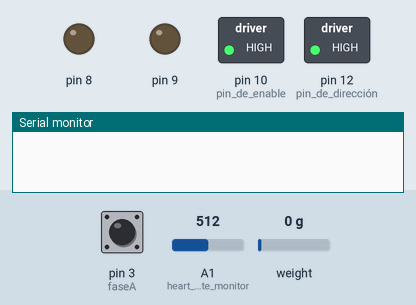
Recording of a sketch running on a simulated Arduino Uno, built with avr-gcc and run on an emulated ATmega328P. On the bench: switched loads named in the sketch (green lamp = pin HIGH), output pins drawn as LEDs (lit = HIGH), the last lines printed to the serial monitor. Inputs (shaded band) come from the test bench; at power-on: A1 (heart_rate_monitor) = 512, pin 3 (faseA) HIGH, weight on the scale 0 g. Pins used as bus, display or sensor lines are not drawn.

Above: at 0.1 s.
At 43.7 s:
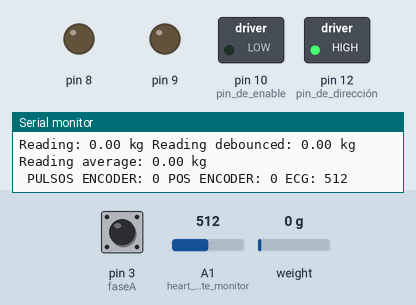
43.8 s: A1 (heart_rate_monitor) set to 11
At 46.4 s:
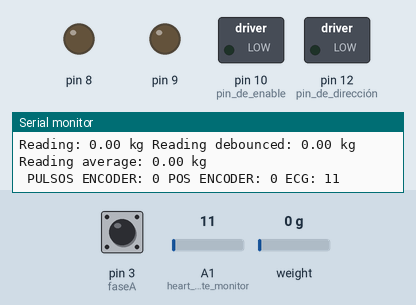
65.8 s: A1 (heart_rate_monitor) set to 8
Timing chart, 0 to 93.0 s (numbered marks = the images above; inputs shaded):
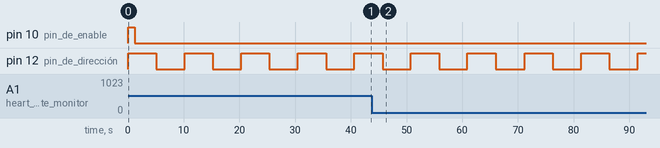

The sketch:

codigo_capstone.ino.ino
```cpp
#include "HX711.h"
#include <PID_v1.h>
HX711 scale;


float FRECUENCIA = 0.1; // 1 Hz default


float units;

int t = 400; // hardcodeado para microsteps, es el ancho de pulso, 640 es para /32 microstep
int max_1cm = 600/3; //200, son steps para una vuelta
int max_5cm = 5*600/3; //200*5 son steps para cinco vueltas

// 200 steps para 360 grados
// 360 grados hacen una vuelta, que en el tornillo es 0.6 cm
//

// DEFINICIONES DE SETUP
const int heartPin = A1;
const int scale_clk = 18;
const int scale_data = 19;
int calibratee = 0;
double gap = 0;

double TARGET_FREQ_STEPS = FRECUENCIA*2*max_1cm; // Steps por segundo para completar 1 compresion

// SENSOR: ECG
int heartValue = 0; // medicion analogica del sensor biometrico
//volatile int fasea = 0;
//volatile int faseb = 0;

// SENSOR: ENCODER
const int faseA = 3; // fase A encoder
const int faseB = 2; // fase B encoder
long zero_factor = 0; // offset de peso de fábrica para el sensor de peso
volatile int encoder = 0; // valor final del encoder en este ciclo (pulsos)
int last_encoder = 0;
int lastencoder = 0; // para guardar el pulso anterior de encoder en medio de las compresiones
int aState; // medicion actual encoder
int aLastState; // medicion encoder del ciclo anterior
int fasB = 0;
int steps = 0; //steps reales del motor
int degree = 0; // angulo del motor
int fasea = 0;
int faseb = 0;
int pulses = 0;
int last_pulse = 0;
int pulses_per_step = 0;
int revoluciones = 0;
int fin_carrera = 0;
double delta_encoder = 0;
int start_encoder = 0; //se debe guardar el step del encoder para saber cuando se avanza al siguiente
int zero_steps = 0; // da la posicion de comienzo del encoder en steps para contar hasta l y llegar a los 5 cm
int SENTIDO = 0;


 // SENSOR: CELDAS DE CARGA
float calibration_factor = 45020; //-7050 worked for my 440lb max scale setup
float last_weight = 0;
float last_acum = 0;
float weight_bounce = 0;
float last_weight_bounce = 0;
float weight = 0;
int setupit = 0;
int tick = 1;
float acum_weight = 0;
float working_weight = 0;

unsigned int count;                                       // Rising edge count of LED state
unsigned int lastDebounceTime;
unsigned int debounceDelay;                               // Delay time
int aux_pulsos = 0;
int aux_encoder = 0;


//CONTROL: PID
double t_delay = 1;
double next_freq = 0;
double frequency = 0;
double elapsed = 0;
int pid_tick = 0;
int saved_encoder = 600;
double factor_delta = (200/saved_encoder);

//Define Variables we'll be connecting to
double Setpoint = TARGET_FREQ_STEPS; // avanzar 1 step por check del encoder
double Input, Output;
unsigned long start_time = micros();

//Define the aggressive and conservative Tuning Parameters
double aggKp=4000, aggKi=200, aggKd=1000; // aggKp=4, aggKi=0.2, aggKd=1;
double consKp=1000, consKi=50, consKd=500;

//Specify the links and initial tuning parameters
PID cprPID(&frequency, &next_freq, &Setpoint, consKp, consKi, consKd, DIRECT); // se controla la frecuencia modificando el tiempo OFF de cada step

// EXECUTION MEASUREMENTS
double exec_start = 0;


void setup() {
  // put your setup code here, to run once:

  pinMode(A1, INPUT); // heart rate monitor
  pinMode(2, INPUT); // encoder A
  pinMode(3, INPUT); // encoder B
  pinMode(scale_clk, INPUT); // CLK HX711
  pinMode(scale_data, INPUT); // Data HX711

  pinMode(faseB, INPUT_PULLUP);
  pinMode(3, INPUT_PULLUP);
  attachInterrupt(digitalPinToInterrupt(faseA), encoder_read, CHANGE);

  pinMode(scale_clk, INPUT_PULLUP);
  //attachInterrupt(digitalPinToInterrupt(faseA), loop_helper, CHANGE);

  pinMode(13, OUTPUT); //pin de steps
  pinMode(12, OUTPUT); //pin de dirección
  //pinMode(11, OUTPUT);
  pinMode(10, OUTPUT); //pin de enable (0 V es enable, 5 V es disable)
  pinMode(9, OUTPUT);
  pinMode(8, OUTPUT);

  digitalWrite(13, HIGH);
  digitalWrite(12, HIGH);
  //digitalWrite(11, HIGH);
  digitalWrite(10, HIGH);
  digitalWrite(9, LOW);
  digitalWrite(8, LOW);

  Serial.begin(115200);
  aLastState = digitalRead(faseA);

  scale.begin(scale_data, scale_clk);
  scale.set_scale(calibration_factor); //This value is obtained by using the SparkFun_HX711_Calibration sketch
  scale.tare(); //Assuming there is no weight on the scale at start up, reset the scale to 0

  calibratee = 1;
  Serial.println("Readings:");

  //turn the PID on
  cprPID.SetMode(AUTOMATIC);
  cprPID.SetOutputLimits(100000, 1000000); //500000 porque es el valor que da 1 us de delay mínimo OFF

  count = 0;
  lastDebounceTime = 0;
  debounceDelay = 50;
  last_encoder = pulses;
}

void read_weight(){
  weight_bounce = scale.get_units()*0.453592;

// ---------------------- DEBOUNCE ----------------------
  if (abs(weight_bounce - last_weight_bounce)<= 0.1) {

    lastDebounceTime = millis();
    // every time the button state changes, get the time of that change
  }

  if ((millis() - lastDebounceTime) > debounceDelay) {

  /*
  *if the difference between the last time the button changed is greater
          *than the delay period, it is safe to say
          *the button is in the final steady state, so set the LED state to
          *button state.
  */
    weight = weight_bounce;
    tick = tick + 1;
    if (weight > 0){
    acum_weight = acum_weight + weight;
    } else {
      acum_weight = acum_weight + abs(weight);
    }
    }
// ------------------- FIN DEBOUNCE ----------------------


  if (tick == 3){
    tick = 1;
    acum_weight = abs(weight);
  }
  working_weight = acum_weight/tick;


  if ((abs(working_weight - last_weight) > 5)||(abs(weight - last_weight) > 5)||(working_weight > 20)){ // HX711 da hasta 20 kg de medición
    scale.set_scale(calibration_factor); //Adjust to this calibration factor
    working_weight = 0;
    acum_weight = 0;
  }

  if ((abs(working_weight - last_weight) <= 0.1)||(abs(weight - last_acum) <= 0.1)){
    setupit += 1;
  }
  if (setupit == 50){
    setupit = 0;
    scale.tare();
    acum_weight = 0;
  }

  if (calibratee){
    calibration_factor = 2*calibration_factor - scale.get_units();
    calibratee = 0;
  }
   Serial.print("Reading: ");

   Serial.print(weight_bounce);
   //Serial.print(working_weight, 1); //scale.get_units() returns a float
   Serial.print(" kg"); //You can change this to kg but you'll need to refactor the calibration_factor

   Serial.print(" Reading debounced: ");
   Serial.print(weight);
   //Serial.print(working_weight, 1); //scale.get_units() returns a float
   Serial.print(" kg"); //You can change this to kg but you'll need to refactor the calibration_factor

   Serial.print(" Reading average: ");
   Serial.print(working_weight);
   //Serial.print(working_weight, 1); //scale.get_units() returns a float
   Serial.print(" kg"); //You can change this to kg but you'll need to refactor the calibration_factor
   Serial.println();
  last_weight = working_weight;
  last_weight_bounce = weight_bounce;
  last_acum = weight;
}

void move_dir(int dir){
  last_encoder = encoder;
  start_time = micros();
  //delta_encoder = abs((encoder - last_encoder)/3);
  //while (delta_encoder == 0){ // asegurar 1 pulso
    //delta_encoder = abs((encoder - last_encoder)/3);
    if (dir == 0){ // forward
      digitalWrite(10, HIGH);
      digitalWrite(12, HIGH); //HIGH ES FORWARD
      digitalWrite(10, LOW);

      digitalWrite(13, HIGH);
      delayMicroseconds(t);
      digitalWrite(13, LOW);
      //delayMicroseconds(t);
    } else { //backward
      digitalWrite(10, HIGH);
      digitalWrite(12, LOW); //LOW ES BACKWARD
      digitalWrite(10, LOW);

      digitalWrite(13, HIGH);
      delayMicroseconds(t);
      digitalWrite(13, LOW);
      //delayMicroseconds(t);
    }
  //}
}
//
//void loop_helper(){
//  if (revoluciones == 5) {
//    fin_carrera = 1;
//    revoluciones = 0;
//  }
//
//  if (fin_carrera == 1){ // invertir el sentido del movimiento
//    SENTIDO = ~SENTIDO;
//    fin_carrera = 0;
//  }
//
//  delta_encoder = abs((pulses - last_encoder)/3); // mide steps pasados
//  if (abs(encoder - last_encoder) > 500){
//    delta_encoder = 0; // se reinició la cuenta del encoder
//  }
//
//  elapsed = (micros() - start_time);
//
//  frequency = delta_encoder*1000000/elapsed;
//
//
//}

void loop() {
  delay(3); // minimo tiempo de ejecucion para que el driver no reclame
  // ----------------------------- DESCOMENTAR PARA LOOP DE CONTROL ------------------------------------

  read_weight();
  heartValue = analogRead(A1);

  if (aux_pulsos > 600){
    aux_pulsos = 0;
  }
  if (abs(aux_encoder) > 600){
    aux_encoder = 0;
  }

  //encoder_read(); //YA CUBIERTO POR ISR, SOLO LA DEJO PARA TESTING

  if ((abs(millis() - exec_start) >= (500/FRECUENCIA))){
    saved_encoder = encoder;
    encoder = 0;
    pulses = 0;
    exec_start = millis();
    revoluciones++;
  }
  //Serial.println(encoder + pulses);

  if (revoluciones == 1) {
    SENTIDO = ~SENTIDO;
    revoluciones = 0;
  }

  delta_encoder = abs((encoder - last_encoder))*0.03; // mide steps pasados
  if (abs(encoder - last_encoder) > 300){
    delta_encoder = 0; // se reinició la cuenta del encoder
  }

  elapsed = (micros() - start_time);

  frequency = delta_encoder*1000000/elapsed;


  // --------------- CALCULAR PID ----------------
  pid_tick++;
  if (pid_tick >0){
    pid_tick = 0;
    gap = Setpoint-frequency; //distance away from setpoint
    if (gap > 0){
        if(gap<100)
        {  //we're close to setpoint, use conservative tuning parameters
          cprPID.SetTunings(consKp, consKi, consKd);
        }
        else
        {
           //we're far from setpoint, use aggressive tuning parameters
           cprPID.SetTunings(aggKp, aggKi, aggKd);
        }

      cprPID.Compute();

      if (next_freq > 0){
        t_delay = (int) abs((1000000)/(next_freq)); // tiempo de delay de cada step en tiempo off, se calcula como el tiempo entre poteniales órdenes de movimiento de 1 step mínimo
        move_dir(SENTIDO);
        delayMicroseconds(t_delay);
      }
    }
  }


  // --------------- FIN CÁLCULO PID -------------------


//  print_stats();
  Serial.print(" PULSOS ENCODER: ");
  Serial.print(aux_pulsos);
  Serial.print(" POS ENCODER: ");
  Serial.print(aux_encoder);
  Serial.print(" ECG: ");
  Serial.print(heartValue);
  Serial.println();

}

void print_stats(){
    Serial.println();
    Serial.print("PID OUTPUT: ");
    Serial.print(next_freq);
    Serial.print("  GAP: ");
    Serial.print(gap);
    Serial.print("  SENTIDO: ");
    Serial.print(SENTIDO);
    Serial.print("  DELTA: ");
    Serial.print(delta_encoder);
    Serial.print("  Frequency: ");
    Serial.print(frequency);
    Serial.print("  Delay: ");
    Serial.print(t_delay);
    //Serial.print("  REVOLUCIONES: ");
    //Serial.print(revoluciones);
    Serial.print("  PULSOS: ");
    Serial.print(pulses);
    Serial.print("  ENCODER: ");
    Serial.print(encoder);
    //Serial.print("  EXEC TIME: ");
    //Serial.print(millis() - exec_start);
    Serial.println();
}

void encoder_read() {
  //delay(3); // asegurarse de leer un pulso a la vez

  aState = digitalRead(faseA); // Reads the "current" state of the outputA
  fasB = digitalRead(faseB);
  // If the previous and the current state of the outputA are different, that means a Pulse has occured
  if (aState != aLastState) {
    aux_pulsos++;
    // If the outputB state is different to the outputA state, that means the encoder is rotating clockwise
    if (fasB != aState) {
      aux_encoder++;
      encoder ++; // si de cualquier lado llega a 220 o más tiene 600 pulsos
//      Serial.print("Pulsos transcurridos: ");
//      Serial.print(pulses - last_pulse);
//      Serial.println();
    } else {
      //encoder --;
      pulses++;
      aux_encoder--;
    }

  }
  aLastState = aState; // actualizar estado de la fase A
  pulses = abs(pulses);
  encoder = abs(encoder);


}

void test_step_time(){
  if(Serial.available())
  {
    char temp = Serial.read();
    if(temp == 'z'){
      double i = millis();
      delta_encoder = abs((pulses - last_encoder)/3);
      while (delta_encoder == 0){
        delta_encoder = abs((pulses - last_encoder)/3);
        move_dir(0);
        Serial.println(delta_encoder);
      }
      Serial.println(millis() - i);
    }
    if (temp == 'a'){
      t_delay += 1;
    }
    if (temp == 's'){
      t_delay -= 1;
    }
    if (temp == 'q'){
      t += 1;
    }
    if (temp == 'w'){
      t -= 1;
    }
    Serial.print("T: ");
    Serial.print(t);
    Serial.print("  T_DELAY: ");
    Serial.print(t_delay);
    Serial.println();
    last_encoder = pulses;
  }
}
```

Measured:
- by itself, pin 12 (pin_de_dirección): alternates HIGH for 5.1 s and LOW for 5.1 s
